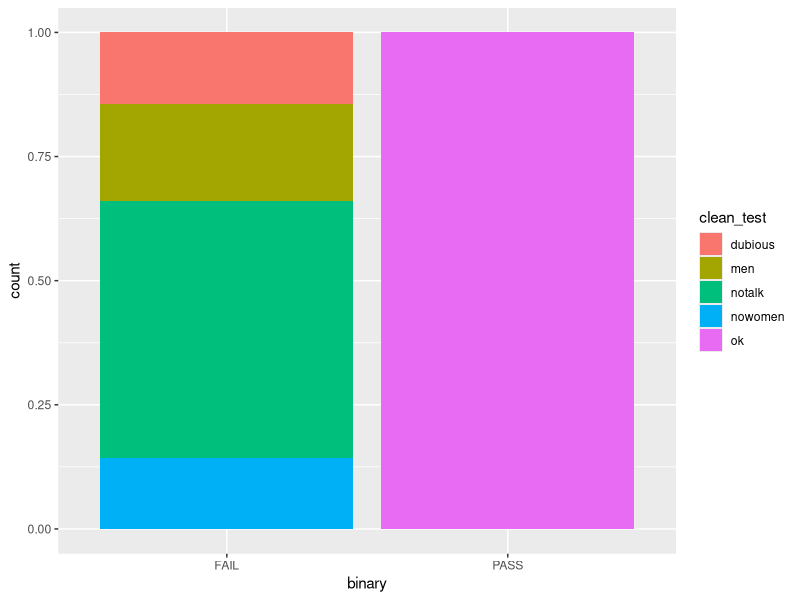
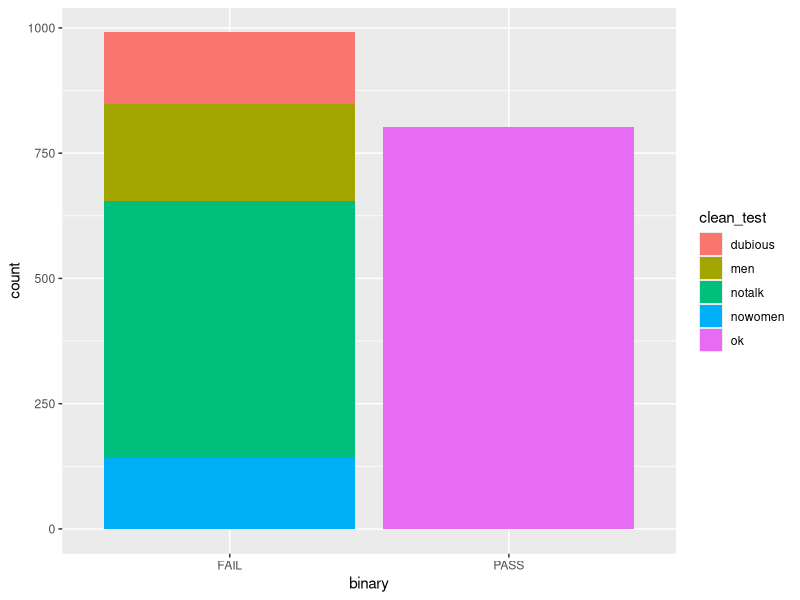
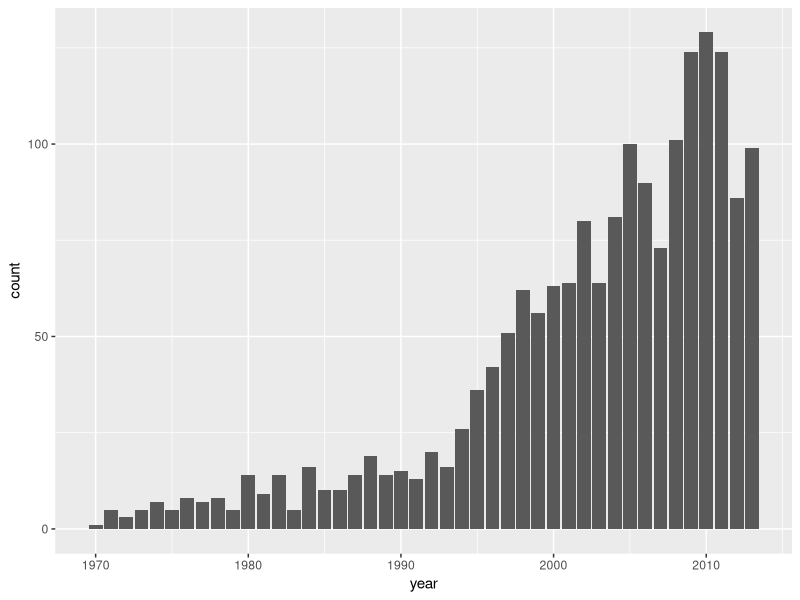

The R source for these figures, in order:
library(tidyverse)

movies <- read_csv("movies.csv")

#no women: there are not two named women in the movie
#no talk: the two women don't talk
#men: the two women only talk about men

ggplot(movies, aes(x= binary, fill = clean_test)) + 
  geom_bar(position = "fill")

ggplot(movies, aes(x= binary, fill = clean_test)) + 
  geom_bar()

movies |> 
  count(year)

ggplot(movies, aes(x= year)) + 
  geom_bar()

